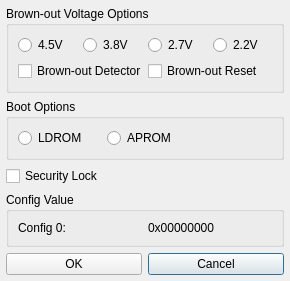
<?xml version="1.0" encoding="UTF-8"?>
<ui version="4.0">
 <class>Dialog</class>
 <widget class="QDialog" name="Dialog">
  <property name="geometry">
   <rect>
    <x>0</x>
    <y>0</y>
    <width>290</width>
    <height>213</height>
   </rect>
  </property>
  <layout class="QGridLayout" name="outer_layout">
   <property name="leftMargin">
    <number>6</number>
   </property>
   <property name="topMargin">
    <number>6</number>
   </property>
   <property name="rightMargin">
    <number>6</number>
   </property>
   <property name="bottomMargin">
    <number>6</number>
   </property>
   <property name="spacing">
    <number>6</number>
   </property>
   <item row="0" column="2" colspan="2">
    <widget class="QGroupBox" name="IDC_GROUP_BROWN_OUT_VOLTAGE">
     <property name="title">
      <string>Brown-out Voltage Options</string>
     </property>
     <layout class="QGridLayout" name="layout_IDC_GROUP_BROWN_OUT_VOLTAGE" columnstretch="1,1,1,1,0">
      <item row="0" column="0">
       <widget class="QRadioButton" name="IDC_RADIO_BOV_0">
        <property name="text">
         <string>4.5V</string>
        </property>
       </widget>
      </item>
      <item row="0" column="1" colspan="2">
       <widget class="QRadioButton" name="IDC_RADIO_BOV_1">
        <property name="text">
         <string>3.8V</string>
        </property>
       </widget>
      </item>
      <item row="0" column="2">
       <widget class="QRadioButton" name="IDC_RADIO_BOV_2">
        <property name="text">
         <string>2.7V</string>
        </property>
       </widget>
      </item>
      <item row="0" column="3" colspan="2">
       <widget class="QRadioButton" name="IDC_RADIO_BOV_3">
        <property name="text">
         <string>2.2V</string>
        </property>
       </widget>
      </item>
      <item row="1" column="0" colspan="3">
       <widget class="QCheckBox" name="IDC_CHECK_BROWN_OUT_DETECT">
        <property name="text">
         <string>Brown-out Detector</string>
        </property>
       </widget>
      </item>
      <item row="1" column="2" colspan="3">
       <widget class="QCheckBox" name="IDC_CHECK_BROWN_OUT_RESET">
        <property name="text">
         <string>Brown-out Reset</string>
        </property>
       </widget>
      </item>
     </layout>
    </widget>
   </item>
   <item row="1" column="2" colspan="2">
    <widget class="QGroupBox" name="IDC_GROUP_BOOT_SELECT">
     <property name="title">
      <string>Boot Options</string>
     </property>
     <layout class="QGridLayout" name="layout_IDC_GROUP_BOOT_SELECT">
      <item row="0" column="0">
       <widget class="QRadioButton" name="IDC_RADIO_BS_LDROM">
        <property name="text">
         <string>LDROM</string>
        </property>
       </widget>
      </item>
      <item row="0" column="1" colspan="2">
       <widget class="QRadioButton" name="IDC_RADIO_BS_APROM">
        <property name="text">
         <string>APROM</string>
        </property>
       </widget>
      </item>
     </layout>
    </widget>
   </item>
   <item row="3" column="2" colspan="2">
    <widget class="QGroupBox" name="IDC_GROUP_CONFIG_VALUE">
     <property name="title">
      <string>Config Value</string>
     </property>
     <layout class="QHBoxLayout" name="layout_IDC_GROUP_CONFIG_VALUE">
      <item>
       <widget class="QLabel" name="IDC_STATIC_CONFIG_0">
        <property name="text">
         <string>Config 0:</string>
        </property>
       </widget>
      </item>
      <item>
       <widget class="QLabel" name="IDC_STATIC_CONFIG_VALUE_0">
        <property name="text">
         <string>0x00000000</string>
        </property>
       </widget>
      </item>
     </layout>
    </widget>
   </item>
   <item row="4" column="3">
    <widget class="QPushButton" name="IDCANCEL">
     <property name="text">
      <string>Cancel</string>
     </property>
    </widget>
   </item>
   <item row="2" column="2">
    <widget class="QCheckBox" name="IDC_CHECK_SECURITY_LOCK">
     <property name="text">
      <string>Security Lock</string>
     </property>
    </widget>
   </item>
   <item row="4" column="2">
    <widget class="QPushButton" name="IDOK">
     <property name="text">
      <string>OK</string>
     </property>
    </widget>
   </item>
  </layout>
 </widget>
 <resources/>
 <connections/>
</ui>
